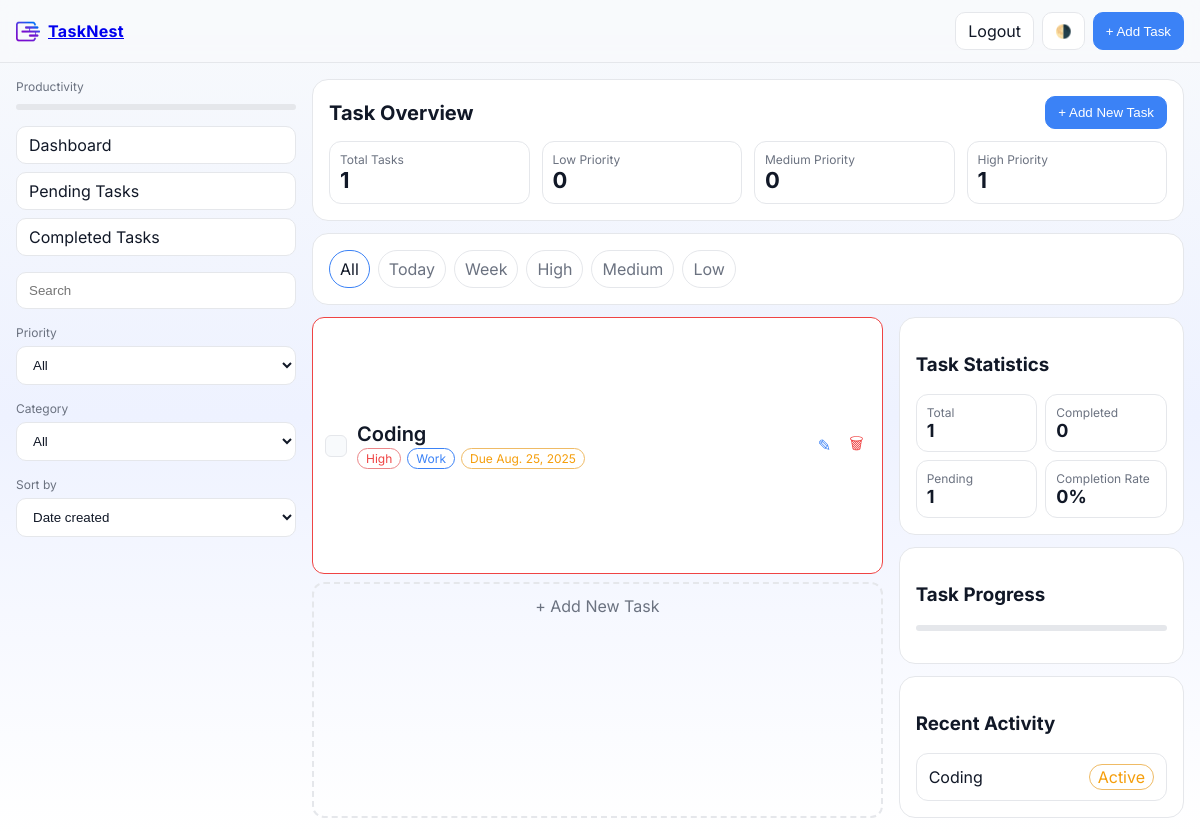
The page /dashboard/ (signed in) on the database its author committed.
### taskmanager/models.py (models this page shows, shortened)
class Task(models.Model):
    PRIORITY_HIGH = "high"
    PRIORITY_MEDIUM = "medium"
    PRIORITY_LOW = "low"
    PRIORITY_CHOICES = (
        (PRIORITY_HIGH, "High"),
        (PRIORITY_MEDIUM, "Medium"),
        (PRIORITY_LOW, "Low"),
    )
    title = models.CharField(max_length=200)
    description = models.TextField(blank=True)
    completed = models.BooleanField(default=False)
    priority = models.CharField(max_length=10, choices=PRIORITY_CHOICES, default=PRIORITY_MEDIUM)
    due_date = models.DateField(null=True, blank=True)
    created_at = models.DateTimeField(auto_now_add=True)
    updated_at = models.DateTimeField(auto_now=True)
    category = models.ForeignKey(Category, null=True, blank=True, on_delete=models.SET_NULL, related_name="tasks")
    order = models.PositiveIntegerField(default=0, help_text="Lower numbers appear first")
    user = models.ForeignKey(
        settings.AUTH_USER_MODEL,
        on_delete=models.CASCADE,
        related_name="tasks",
        null=True,
        blank=True,
    )
    class Meta:
        ordering = ["order", "created_at"]
    @property
    def is_overdue(self) -> bool:
        from django.utils import timezone
        if self.due_date is None or self.completed:
            return False
        today = timezone.localdate()
        return self.due_date < today

class Category(models.Model):
    name = models.CharField(max_length=100, unique=True)
    color = models.CharField(max_length=7, default="#3b82f6")
    created_at = models.DateTimeField(auto_now_add=True)
    class Meta:
        ordering = ["name"]
    def __str__(self) -> str:
        return self.name

### taskmanager/views.py (the view)
# urls.py: path("dashboard/", views.task_list, name="task_list"),
@login_required
def task_list(request: HttpRequest) -> HttpResponse:
    query = request.GET.get("q", "").strip()
    status = request.GET.get("status", "all")
    priority = request.GET.get("priority")
    category_id = request.GET.get("category")
    sort = request.GET.get("sort", "created")
    tasks = Task.objects.select_related("category").filter(user=request.user)
    if query:
        tasks = tasks.filter(Q(title__icontains=query) | Q(description__icontains=query))
    if status == "active":
        tasks = tasks.filter(completed=False)
    elif status == "completed":
        tasks = tasks.filter(completed=True)
    if priority in {Task.PRIORITY_HIGH, Task.PRIORITY_MEDIUM, Task.PRIORITY_LOW}:
        tasks = tasks.filter(priority=priority)
    if category_id:
        tasks = tasks.filter(category_id=category_id)
    if sort == "due":
        tasks = tasks.order_by("due_date", "order", "created_at")
    elif sort == "priority":
        tasks = tasks.order_by("priority", "order", "created_at")
    elif sort == "alpha":
        tasks = tasks.order_by("title")
    else:
        tasks = tasks.order_by("order", "-created_at")
    categories = Category.objects.all()
    form = TaskForm()
    total_all = Task.objects.filter(user=request.user).count()
    completed_all = Task.objects.filter(user=request.user, completed=True).count()
    pending_all = max(total_all - completed_all, 0)
    low_count = Task.objects.filter(user=request.user, priority=Task.PRIORITY_LOW).count()
    med_count = Task.objects.filter(user=request.user, priority=Task.PRIORITY_MEDIUM).count()
    high_count = Task.objects.filter(user=request.user, priority=Task.PRIORITY_HIGH).count()
    completion_rate = int(round((completed_all / total_all) * 100)) if total_all else 0
    recent = (
        Task.objects.select_related("category")
        .filter(user=request.user)
        .order_by("-updated_at")[:5]
    )
    context = {
        "tasks": tasks,
        "categories": categories,
        "form": form,
        "q": query,
        "current_status": status,
        "current_priority": priority or "",
        "current_category": str(category_id or ""),
        "current_sort": sort,
        "total_all": total_all,
        "completed_all": completed_all,
        "pending_all": pending_all,
        "low_count": low_count,
        "med_count": med_count,
        "high_count": high_count,
        "completion_rate": completion_rate,
        "recent": recent,
    }
    if request.headers.get("x-requested-with") == "XMLHttpRequest":
        return render(request, "taskmanager/task_list.html", context)
    return render(request, "taskmanager/task_list.html", context)

### taskmanager/forms.py
class TaskForm(forms.ModelForm):
    class Meta:
        model = Task
        fields = [
            "title",
            "description",
            "priority",
            "due_date",
            "category",
            "completed",
        ]
        widgets = {
            "title": forms.TextInput(attrs={"class": "input", "placeholder": "Task title"}),
            "description": forms.Textarea(attrs={"class": "textarea", "rows": 3, "placeholder": "Details"}),
            "priority": forms.Select(attrs={"class": "select"}),
            "due_date": forms.DateInput(attrs={"type": "date", "class": "input"}),
            "category": forms.Select(attrs={"class": "select"}),
            "completed": forms.CheckboxInput(attrs={"class": "checkbox"}),
        }

### templates/taskmanager/task_list.html (shortened to what this page needs)
{% extends 'base.html' %}
{% load static %}
{% block content %}
<section class="layout">
	<aside class="sidebar">
		<div class="section">
			<div class="label">Productivity</div>
			<div class="progress" style="--progress: {{ completion_rate }}%"></div>
		</div>
		<div class="section">
			<a class="btn" href="#" data-status="all">Dashboard</a>
			<a class="btn" href="#" data-status="active">Pending Tasks</a>
			<a class="btn" href="#" data-status="completed">Completed Tasks</a>
		</div>
		<div class="section">
			<input id="searchInput" class="input" type="text" placeholder="Search" value="{{ request.GET.q|default:'' }}" />
		</div>
		<div class="section">
			<label class="label">Priority</label>
			<select id="priorityFilter" class="select">
				<option value="">All</option>
			</select>
		</div>
		<div class="section">
			<label class="label">Category</label>
			<select id="categoryFilter" class="select">
				<option value="">All</option>
			</select>
		</div>
		<div class="section">
			<label class="label">Sort by</label>
			<select id="sortSelect" class="select">
				<option value="created">Date created</option>
			</select>
		</div>
	</aside>
	<section class="content">
		<div class="overview card">
			<div class="row">
				<h2 class="title">Task Overview</h2>
				<button class="btn primary" data-open-create>+ Add New Task</button>
			</div>
			<div class="kpis">
				<div class="kpi stat"><div class="kpi-label">Total Tasks</div><div class="kpi-value">{{ total_all }}</div></div>
				<div class="kpi stat"><div class="kpi-label">Low Priority</div><div class="kpi-value">{{ low_count }}</div></div>
				<div class="kpi stat"><div class="kpi-label">Medium Priority</div><div class="kpi-value">{{ med_count }}</div></div>
				<div class="kpi stat"><div class="kpi-label">High Priority</div><div class="kpi-value">{{ high_count }}</div></div>
			</div>
		</div>
		<div class="tabs card">
			<a href="#" class="tab{% if current_status == 'all' and not current_priority %} active{% endif %}" data-status="all">All</a>
			<a href="#" class="tab" data-quick="today">Today</a>
			<a href="#" class="tab" data-quick="week">Week</a>
			<a href="#" class="tab{% if current_priority == 'high' %} active{% endif %}" data-priority="high">High</a>
			<a href="#" class="tab{% if current_priority == 'medium' %} active{% endif %}" data-priority="medium">Medium</a>
			<a href="#" class="tab{% if current_priority == 'low' %} active{% endif %}" data-priority="low">Low</a>
		</div>
		<div class="board">
			<div class="main-col">
				<ul id="taskList" class="task-list" data-sort="{{ request.GET.sort|default:'created' }}">
					{% for task in tasks %}
						{% include 'taskmanager/partials/task_item.html' with task=task %}
					{% empty %}
						<li class="empty">No tasks yet. Create one!</li>
					{% endfor %}
				</ul>
				<div class="add-row" data-open-create>+ Add New Task</div>
			</div>
			<aside class="side-col">
				<div class="panel card">
					<h3>Task Statistics</h3>
					<div class="stats-grid">
						<div class="stat"><div class="stat-label">Total</div><div class="stat-value">{{ total_all }}</div></div>
						<div class="stat"><div class="stat-label">Completed</div><div class="stat-value">{{ completed_all }}</div></div>
						<div class="stat"><div class="stat-label">Pending</div><div class="stat-value">{{ pending_all }}</div></div>
						<div class="stat"><div class="stat-label">Completion Rate</div><div class="stat-value">{{ completion_rate }}%</div></div>
					</div>
				</div>
				<div class="panel card">
					<h3>Task Progress</h3>
					<div class="progress" style="--progress: {{ completion_rate }}%"></div>
				</div>
				<div class="panel card">
					<h3>Recent Activity</h3>
					<ul class="recent">
						{% for r in recent %}
							<li class="recent-item">
								<span>{{ r.title }}</span>
								<span class="badge {% if r.completed %}priority-low{% else %}priority-medium{% endif %}">{% if r.completed %}Done{% else %}Active{% endif %}</span>
							</li>
						{% empty %}
							<li class="empty">No recent updates</li>
						{% endfor %}
					</ul>
				</div>
			</aside>
		</div>
	</section>
</section>
{% endblock %}

### templates/base.html (shortened to what this page needs)
{% load static %}
<!DOCTYPE html>
<html lang="en" data-theme="light">
<head>
    <link rel="stylesheet" href="{% static 'css/styles.css' %}" />
</head>
<body>
	<header class="app-header">
		<a href="{% url 'task_list' %}" class="brand" title="Go to dashboard"><img src="{% static 'images/logo.png' %}" alt="TaskNest logo" class="brand-logo" />TaskNest</a>
		<div class="actions">
			{% if user.is_authenticated %}
				<a href="{% url 'logout' %}" class="btn">Logout</a>
				<button id="themeToggle" class="btn secondary" aria-label="Toggle theme">🌗</button>
				<button id="openCreate" class="btn primary" {% if request.resolver_match.url_name != 'task_list' %}style="display:none"{% endif %}>+ Add Task</button>
			{% else %}
				<a href="{% url 'login' %}" class="btn">Login</a>
				<a href="{% url 'signup' %}" class="btn primary">Sign up</a>
			{% endif %}
		</div>
	</header>
	<main class="container">
		{% block content %}{% endblock %}
	</main>
</body>
</html>

### templates/taskmanager/partials/task_item.html (shortened to what this page needs)
<li class="task-item {% if task.completed %}completed{% endif %} {% if task.is_overdue %}overdue{% endif %}" data-id="{{ task.id }}">
	<div class="left">
		<form class="inline" method="post" action="{% url 'task_toggle' task.id %}" data-ajax>
			<button class="checkbox" aria-label="Toggle complete">{% if task.completed %}✓{% else %}&nbsp;{% endif %}</button>
		</form>
		<div class="details">
			<div class="title">{{ task.title }}</div>
			<div class="meta">
				<span class="badge priority-{{ task.priority }}">{{ task.get_priority_display }}</span>
				{% if task.category %}<span class="badge category" style="--cat: {{ task.category.color }}">{{ task.category.name }}</span>{% endif %}
				{% if task.due_date %}<span class="badge due">Due {{ task.due_date }}</span>{% endif %}
			</div>
		</div>
	</div>
	<div class="right">
		<button class="icon edit" data-edit aria-label="Edit">✎</button>
		<form class="inline" method="post" action="{% url 'task_delete' task.id %}" data-ajax data-confirm="Delete this task?">
			<button class="icon delete" aria-label="Delete">🗑</button>
		</form>
	</div>
</li>

### rows shown on the page
Task: title "Coding", priority "High", category.name "Work", due_date "Aug. 25, 2025", completed "Active"

### other values the page prints
{{ total_all }} "1"
{{ low_count }} "0"
{{ med_count }} "0"
{{ high_count }} "1"
{{ completed_all }} "0"
{{ pending_all }} "1"
{{ completion_rate }} "0"
